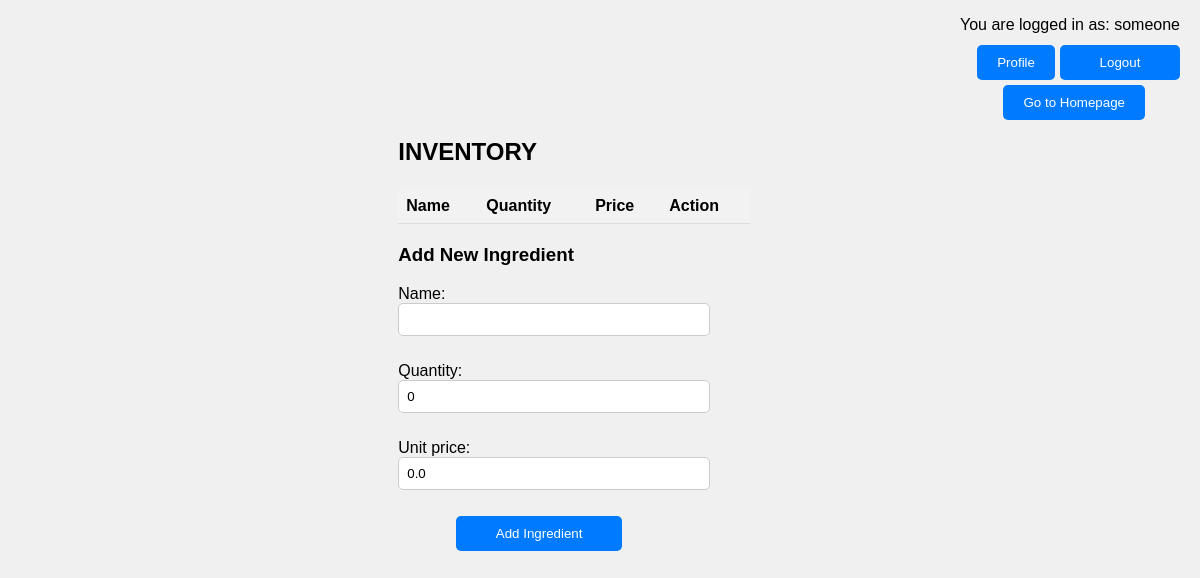
Before: /inventory/ (signed in) with the older database file.
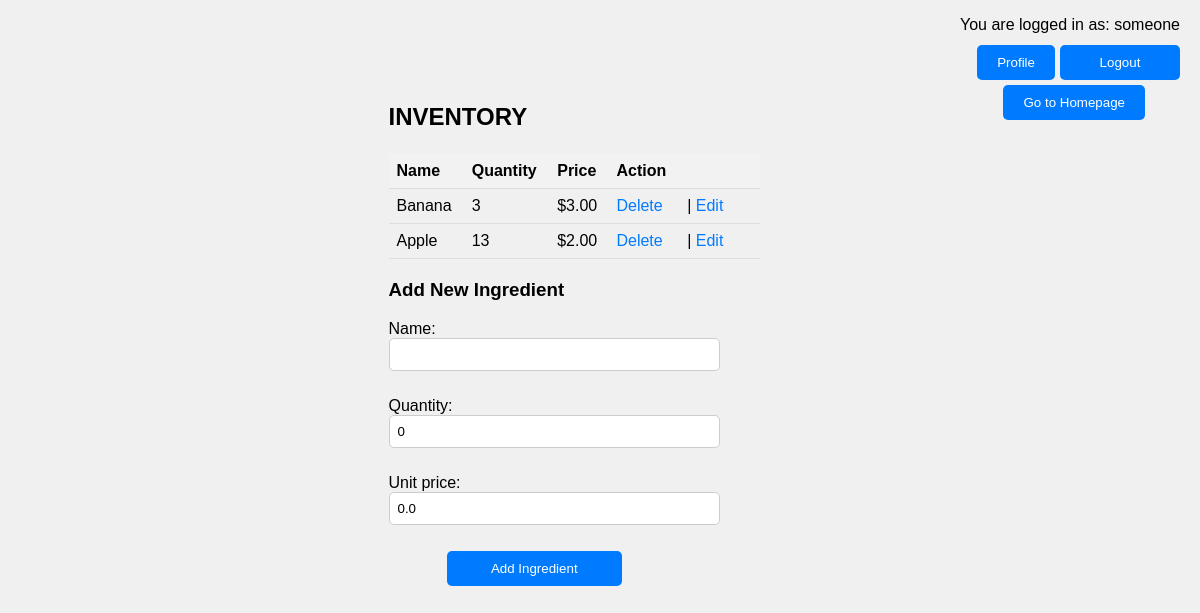
After: the same page with the newer database file.
### main/models.py (models this page shows, shortened)
class Ingredient(models.Model):
    name = models.CharField(max_length=100)
    price = models.DecimalField(max_digits=10, decimal_places=2, default=0.00)  # Добавляем поле price
    available_quantity = models.IntegerField(default=0)
    quantity = models.IntegerField(default=0)
    unit_price = models.DecimalField(max_digits=10, decimal_places=2, default=0.00)

### main/views.py (the view)
# urls.py: path('inventory/', views.inventory, name='inventory'),
def inventory(request):
    if request.method == 'POST':
        form = IngredientForm(request.POST)
        if form.is_valid():
            name = form.cleaned_data['name']
            quantity = form.cleaned_data['quantity']
            unit_price = form.cleaned_data['unit_price']
            ingredient, created = Ingredient.objects.get_or_create(name=name, defaults={'quantity': quantity,
                                                                                        'unit_price': unit_price})
            if not created:
                ingredient.quantity += quantity
                ingredient.unit_price = unit_price
                ingredient.save()
            return redirect('inventory')
    else:
        form = IngredientForm()
    ingredients = Ingredient.objects.all()
    context = {
        'ingredients': ingredients,
        'form': form,
    }
    return render(request, 'main/inventory.html', context)

### main/forms.py
class IngredientForm(forms.ModelForm):
    class Meta:
        model = Ingredient
        fields = ['name', 'quantity', 'unit_price']

### main/templates/main/inventory.html (shortened to what this page needs)
{% extends 'main/base.html' %}
{% block content %}
{% if request.user.is_authenticated %}
    <p class="logged-in-user">You are logged in as: {{ request.user.username }}</p>
    <button class="go_to_homepage" onclick="location.href='{% url 'index' %}'">Go to Homepage</button>
    <button class="profile_button" onclick="location.href='{% url 'profile' %}'">Profile</button><br>
    <h2 class="inventory-title">INVENTORY</h2>
    <form action="{% url 'logout' %}" method="post">
        <button type="submit" class="logout-button">Logout</button>
    </form><br>
    <table>
        <thead>
            <tr>
                <th>Name</th>
                <th>Quantity</th>
                <th>Price</th>
                <th>Action</th>
            </tr>
        </thead>
        <tbody>
            {% for ingredient in ingredients %}
                <tr>
                    <td>{{ ingredient.name }}</td>
                    <td>{{ ingredient.quantity }}</td>
                    <td>${{ ingredient.unit_price }}</td>
                    <td>
                        <a href="{% url 'confirm_delete_ingredient_item' ingredient.id %}">Delete</a> |
                        <a href="{% url 'edit_ingredient' ingredient.id %}">Edit</a>
                    </td>
                </tr>
            {% endfor %}
        </tbody>
    </table>
    <h3>Add New Ingredient</h3>
    <form method="post">
        {{ form.as_p }}
        <button type="submit">Add Ingredient</button>
    </form>
{% else %}
    <p>You are not logged in.</p>
    <a href="{% url 'login' %}">Login</a> | <a href="{% url 'signup' %}">Sign Up</a>
{% endif %}
{% endblock %}

Changed rows visible on the page:
added Ingredient: name "Banana", quantity "3", unit_price "3.00"
added Ingredient: name "Apple", quantity "13", unit_price "2.00"
